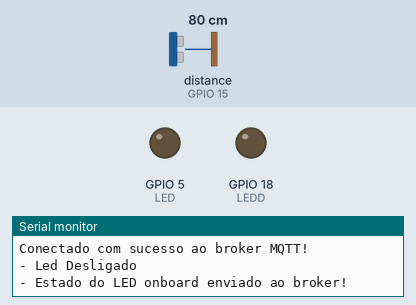
Simulated run of this sketch. Board: ESP32. Shown: output pins drawn as LEDs (lit = HIGH), the last lines printed to the serial monitor. Wiring (inferred from the names in the program): ultrasonic range finder: trigger GPIO 12; echo GPIO 15. Inputs (shaded band) come from the test bench; at power-on: distance to the obstacle (sensor on GPIO 15) 80 cm. The echo pulse lasts 58.3 µs per cm; WiFi joins after 1.5 s; servers stay silent unless stated; no MQTT or app messages arrive unless stated; pins used as bus, display or sensor lines are not drawn.

Above: at 9.9 s.
10.0 s: distance to the obstacle (sensor on GPIO 15) set to 97 cm
12.2 s: distance to the obstacle (sensor on GPIO 15) set to 103 cm
At 14.2 s:
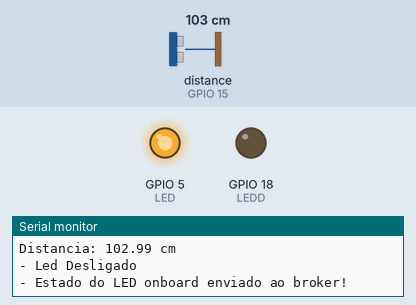
20.3 s: distance to the obstacle (sensor on GPIO 15) set to 2 cm
At 22.0 s:
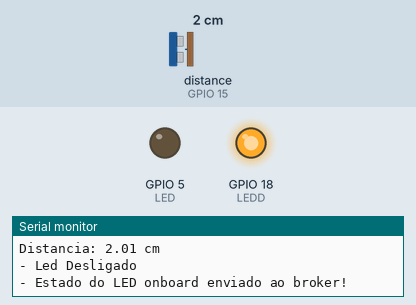
22.3 s: distance to the obstacle (sensor on GPIO 15) set to 120 cm
At 24.1 s:
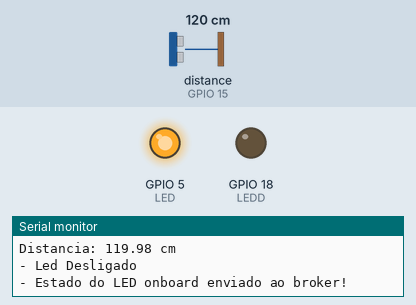
Timing chart, 0 to 25.3 s (numbered marks = the images above; inputs shaded):
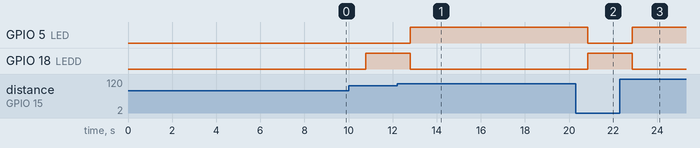

Measured:
- the behaviour switches between 100 and 101 cm on distance to the obstacle (sensor on GPIO 15) (found by bisection; images 0 and 1)
- after the input at 12.2 s, GPIO 5 (LED): LOW → HIGH after 0.60 s; GPIO 18 (LEDD): HIGH → LOW after 0.60 s
- after the input at 20.3 s, GPIO 5 (LED): HIGH → LOW after 0.55 s; GPIO 18 (LEDD): LOW → HIGH after 0.55 s
- after the input at 22.3 s, GPIO 5 (LED): LOW → HIGH after 0.56 s; GPIO 18 (LEDD): HIGH → LOW after 0.56 s

The sketch:

fiware_mqtt_transit.ino
```cpp
//Autor: Fábio Henrique Cabrini
//Resumo: Esse programa possibilita ligar e desligar o led onboard, além de mandar o status para o Broker MQTT possibilitando o Helix saber
//se o led está ligado ou desligado.
//Revisões:
//Rev1: 26-08-2023 Código portado para o ESP32 e para realizar a leitura de luminosidade e publicar o valor em um tópico aprorpiado do broker
//Autor Rev1: Lucas Demetrius Augusto
//Rev2: 28-08-2023 Ajustes para o funcionamento no FIWARE Descomplicado
//Autor Rev2: Fábio Henrique Cabrini

#include <WiFi.h>
#include <PubSubClient.h> // Importa a Biblioteca PubSubClient

//defines:
//defines de id mqtt e tópicos para publicação e subscribe denominado TEF(Telemetria e Monitoramento de Equipamentos)
#define TOPICO_SUBSCRIBE    "/TEF/Transit003/cmd"        //tópico MQTT de escuta
#define TOPICO_PUBLISH      "/TEF/Transit003/attrs"      //tópico MQTT de envio de informações para Broker
#define TOPICO_PUBLISH_2    "/TEF/Transit003/attrs/p"    //tópico MQTT de envio de informações para Broker
                                                      //IMPORTANTE: recomendamos fortemente alterar os nomes
                                                      //            desses tópicos. Caso contrário, há grandes
                                                      //            chances de você controlar e monitorar o ESP32
                                                      //            de outra pessoa.
#define ID_MQTT  "Transit003"      //id mqtt (para identificação de sessão)
                                 //IMPORTANTE: este deve ser único no broker (ou seja,
                                 //            se um client MQTT tentar entrar com o mesmo
                                 //            id de outro já conectado ao broker, o broker
                                 //            irá fechar a conexão de um deles).
                                 // o valor "n" precisa ser único!


// WIFI
const char* SSID = "Wokwi-GUEST"; // SSID / nome da rede WI-FI que deseja se conectar
const char* PASSWORD = ""; // Senha da rede WI-FI que deseja se conectar

// MQTT
const char* BROKER_MQTT = "46.17.108.113"; //URL do broker MQTT que se deseja utilizar
int BROKER_PORT = 1883; // Porta do Broker MQTT

int D4 = 2;

//Variáveis e objetos globais
WiFiClient espClient; // Cria o objeto espClient
PubSubClient MQTT(espClient); // Instancia o Cliente MQTT passando o objeto espClient
char EstadoSaida = '0';  //variável que armazena o estado atual da saída

//Prototypes
void initSerial();
void initWiFi();
void initMQTT();
void reconectWiFi();
void mqtt_callback(char* topic, byte* payload, unsigned int length);
void VerificaConexoesWiFIEMQTT(void);
void InitOutput(void);

/*
 *  Implementações das funções
 */

#define TRIG_PIN 12   // Pino Trig conectado ao D12
#define ECHO_PIN 15   // Pino Echo conectado ao D15
#define LED 5
#define LEDD 18

void setup()
{
    //inicializações:
    InitOutput();
    initSerial();
    initWiFi();
    initMQTT();
    pinMode(LED, OUTPUT);
    pinMode(LEDD, OUTPUT);
    delay(5000);
    MQTT.publish(TOPICO_PUBLISH, "s|on");
    pinMode(TRIG_PIN, OUTPUT);
    pinMode(ECHO_PIN, INPUT);
}

//Função: inicializa comunicação serial com baudrate 115200 (para fins de monitorar no terminal serial
//        o que está acontecendo.
//Parâmetros: nenhum
//Retorno: nenhum
void initSerial()
{
    Serial.begin(115200);
}

//Função: inicializa e conecta-se na rede WI-FI desejada
//Parâmetros: nenhum
//Retorno: nenhum
void initWiFi()
{
    delay(10);
    Serial.println("------Conexao WI-FI------");
    Serial.print("Conectando-se na rede: ");
    Serial.println(SSID);
    Serial.println("Aguarde");

    reconectWiFi();
}

//Função: inicializa parâmetros de conexão MQTT(endereço do
//        broker, porta e seta função de callback)
//Parâmetros: nenhum
//Retorno: nenhum
void initMQTT()
{
    MQTT.setServer(BROKER_MQTT, BROKER_PORT);   //informa qual broker e porta deve ser conectado
    MQTT.setCallback(mqtt_callback);            //atribui função de callback (função chamada quando qualquer informação de um dos tópicos subescritos chega)
}

//Função: função de callback
//        esta função é chamada toda vez que uma informação de
//        um dos tópicos subescritos chega)
//Parâmetros: nenhum
//Retorno: nenhum
void mqtt_callback(char* topic, byte* payload, unsigned int length)
{
    String msg;

    //obtem a string do payload recebido
    for(int i = 0; i < length; i++)
    {
       char c = (char)payload[i];
       msg += c;
    }

    Serial.print("- Mensagem recebida: ");
    Serial.println(msg);

    //toma ação dependendo da string recebida:
    //verifica se deve colocar nivel alto de tensão na saída D0:
    //IMPORTANTE: o Led já contido na placa é acionado com lógica invertida (ou seja,
    //enviar HIGH para o output faz o Led apagar / enviar LOW faz o Led acender)
    if (msg.equals("Transit003@on|"))
    {
        digitalWrite(D4, HIGH);
        EstadoSaida = '1';
    }

    //verifica se deve colocar nivel alto de tensão na saída D0:
    if (msg.equals("Transit003@off|"))
    {
        digitalWrite(D4, LOW);
        EstadoSaida = '0';
    }

}

//Função: reconecta-se ao broker MQTT (caso ainda não esteja conectado ou em caso de a conexão cair)
//        em caso de sucesso na conexão ou reconexão, o subscribe dos tópicos é refeito.
//Parâmetros: nenhum
//Retorno: nenhum
void reconnectMQTT()
{
    while (!MQTT.connected())
    {
        Serial.print("* Tentando se conectar ao Broker MQTT: ");
        Serial.println(BROKER_MQTT);
        if (MQTT.connect(ID_MQTT))
        {
            Serial.println("Conectado com sucesso ao broker MQTT!");
            MQTT.subscribe(TOPICO_SUBSCRIBE);
        }
        else
        {
            Serial.println("Falha ao reconectar no broker.");
            Serial.println("Havera nova tentatica de conexao em 2s");
            delay(2000);
        }
    }
}

//Função: reconecta-se ao WiFi
//Parâmetros: nenhum
//Retorno: nenhum
void reconectWiFi()
{
    //se já está conectado a rede WI-FI, nada é feito.
    //Caso contrário, são efetuadas tentativas de conexão
    if (WiFi.status() == WL_CONNECTED)
        return;

    WiFi.begin(SSID, PASSWORD); // Conecta na rede WI-FI

    while (WiFi.status() != WL_CONNECTED)
    {
        delay(100);
        Serial.print(".");
    }

    Serial.println();
    Serial.print("Conectado com sucesso na rede ");
    Serial.print(SSID);
    Serial.println("IP obtido: ");
    Serial.println(WiFi.localIP());
}

//Função: verifica o estado das conexões WiFI e ao broker MQTT.
//        Em caso de desconexão (qualquer uma das duas), a conexão
//        é refeita.
//Parâmetros: nenhum
//Retorno: nenhum
void VerificaConexoesWiFIEMQTT(void)
{
    if (!MQTT.connected())
        reconnectMQTT(); //se não há conexão com o Broker, a conexão é refeita

     reconectWiFi(); //se não há conexão com o WiFI, a conexão é refeita
}

//Função: envia ao Broker o estado atual do output
//Parâmetros: nenhum
//Retorno: nenhum
void EnviaEstadoOutputMQTT(void)
{
    if (EstadoSaida == '1')
    {
      MQTT.publish(TOPICO_PUBLISH, "s|on");
      Serial.println("- Led Ligado");
    }
    if (EstadoSaida == '0')
    {
      MQTT.publish(TOPICO_PUBLISH, "s|off");
      Serial.println("- Led Desligado");
    }
    Serial.println("- Estado do LED onboard enviado ao broker!");
    delay(1000);
}

//Função: inicializa o output em nível lógico baixo
//Parâmetros: nenhum
//Retorno: nenhum
void InitOutput(void)
{
    //IMPORTANTE: o Led já contido na placa é acionado com lógica invertida (ou seja,
    //enviar HIGH para o output faz o Led apagar / enviar LOW faz o Led acender)
    pinMode(D4, OUTPUT);
    digitalWrite(D4, HIGH);

    boolean toggle = false;

    for(int i = 0; i <= 10; i++)
    {
        toggle = !toggle;
        digitalWrite(D4,toggle);
        delay(200);
    }
}


//programa principal
void loop()
{
    float duration, proximity;

  // Emitir um pulso ultrassônico
  digitalWrite(TRIG_PIN, LOW);
  delayMicroseconds(2);
  digitalWrite(TRIG_PIN, HIGH);
  delayMicroseconds(10);
  digitalWrite(TRIG_PIN, LOW);

  // Medir o tempo de retorno do eco
  duration = pulseIn(ECHO_PIN, HIGH);

  // Calcular a distância em centímetros
  proximity = (duration / 2) * 0.0343;

    // Exibir a distância no monitor serial
    Serial.print("Distancia: ");
    Serial.print(proximity);
    Serial.println(" cm");

    delay(1000); // Esperar um segundo antes da próxima leitura
    const int potPin = 34;

    //garante funcionamento das conexões WiFi e ao broker MQTT
    VerificaConexoesWiFIEMQTT();

    //envia o status de todos os outputs para o Broker no protocolo esperado
    EnviaEstadoOutputMQTT();

     // Medição da distância com o sensor ultrassônico
    digitalWrite(TRIG_PIN, HIGH);
    delayMicroseconds(10);
    digitalWrite(TRIG_PIN, LOW);
    duration = pulseIn(ECHO_PIN, HIGH);
    proximity = 0.017 * duration;

    // Publica o valor da proximidade no tópico desejado
    char msgBuffer[10];
    snprintf(msgBuffer, sizeof(msgBuffer), "%.2f", proximity);
    MQTT.publish(TOPICO_PUBLISH_2, msgBuffer);// Altere o tópico para o desejado

    if (proximity > 100) {
      digitalWrite(LED, HIGH);
      digitalWrite(LEDD, LOW);
    }
    if (proximity < 100) {
      digitalWrite(LEDD, HIGH);
      digitalWrite(LED, LOW);
    }

    //keep-alive da comunicação com broker MQTT
    MQTT.loop();
}
```
